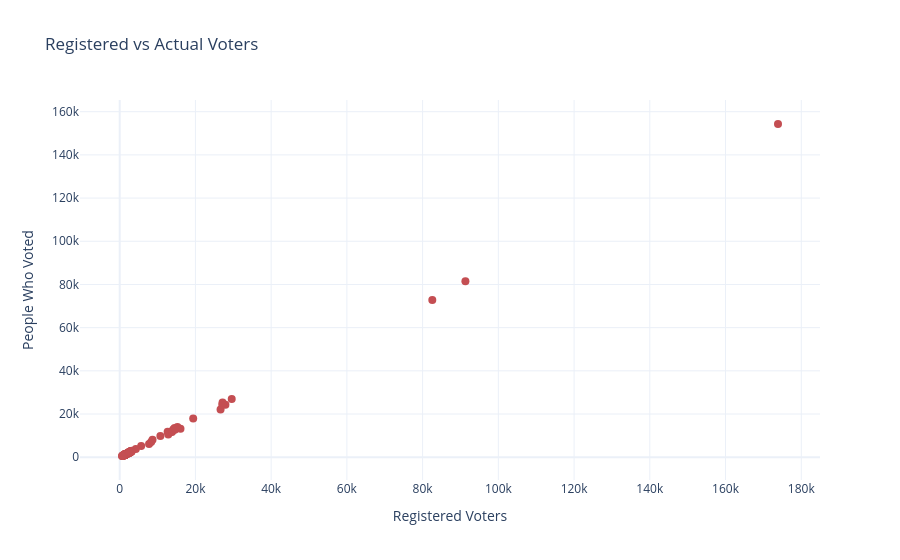

Notebook code for this chart:
### Code cell
fig3 = px.scatter(
    vote_2024_final,
    x="Registered_Number",
    y="Voted_Number",
    title="Registered vs Actual Voters",
    labels={
        "Registered_Number": "Registered Voters",
        "Voted_Number": "People Who Voted"
    }
)

fig3.update_traces(marker=dict(color="#c44e52", size=8))
fig3.show()

### Figure 1 — Plotly figure (JSON) as saved in the notebook; plotly's stock layout.template omitted (floating-point values rounded to 4 significant figures; data arrays with more than 128 entries replaced by an {"elided": "..."} marker saying what was removed)
{"data": [{"hovertemplate": "Registered Voters=%{x}<br>People Who Voted=%{y}<extra></extra>", "legendgroup": "", "marker": {"color": "#c44e52", "size": 8, "symbol": "circle"}, "mode": "markers", "name": "", "orientation": "v", "showlegend": false, "type": "scatter", "x": {"elided": "216 int values"}, "xaxis": "x", "y": {"elided": "216 int values"}, "yaxis": "y"}], "layout": {"legend": {"tracegroupgap": 0}, "title": {"text": "Registered vs Actual Voters"}, "xaxis": {"anchor": "y", "domain": [0, 1], "title": {"text": "Registered Voters"}}, "yaxis": {"anchor": "x", "domain": [0, 1], "title": {"text": "People Who Voted"}}}}
